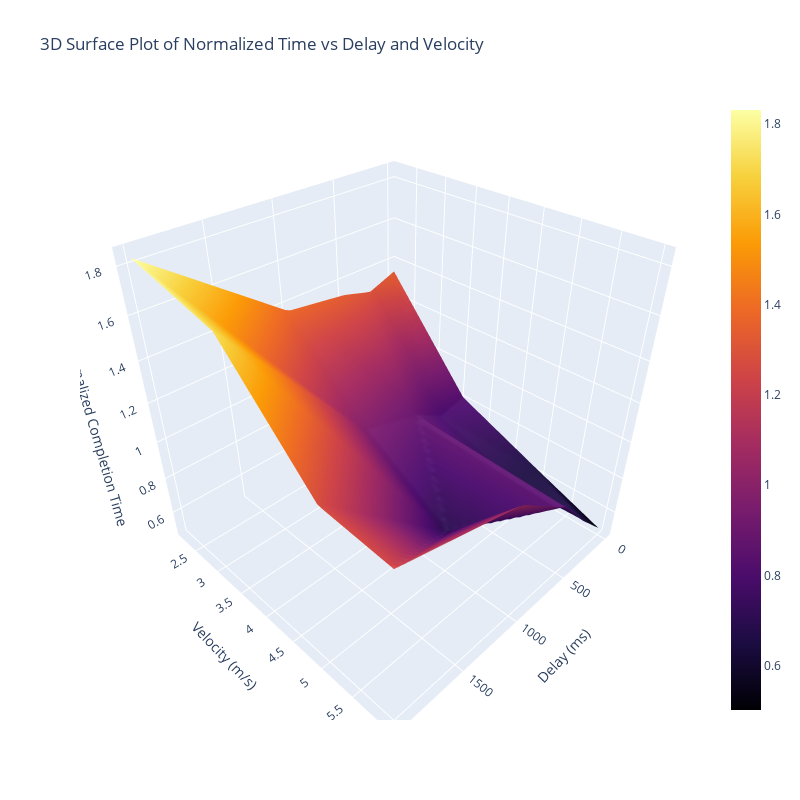

Write notebook code for a chart like this one.
### Markdown cell above
# Data Normalization

## What is Data Normalization?

Data normalization is a preprocessing step used in data analysis and machine learning. It involves adjusting the values of numeric columns in the dataset to a common scale, without distorting differences in the ranges of values. The goal is to bring all the values into a similar range, typically between 0 and 1 or -1 and 1.

## Why Normalize Data?

1. **Improves Model Performance**: Many machine learning algorithms, such as gradient descent-based methods, perform better when the input features are on a similar scale. Normalization can lead to faster convergence and better performance.

2. **Prevents Dominance**: In datasets with features of varying scales, features with larger ranges can dominate the learning process, leading to biased models. Normalization ensures that each feature contributes equally to the model.

3. **Enhances Numerical Stability**: Normalizing data can improve the numerical stability of algorithms, reducing the risk of computational errors.

4. **Facilitates Comparison**: Normalized data makes it easier to compare different datasets or features, as they are on a common scale.

## Common Normalization Techniques

1. **Min-Max Scaling**: Transforms the data to fit within a specific range, usually [0, 1].
   \[
   X' = \frac{X - X_{min}}{X_{max} - X_{min}}
   \]

2. **Z-Score Normalization (Standardization)**: Transforms the data to have a mean of 0 and a standard deviation of 1.
   \[
   X' = \frac{X - \mu}{\sigma}
   \]
   where \( \mu \) is the mean and \( \sigma \) is the standard deviation of the feature.

3. **Robust Scaling**: Uses the median and the interquartile range (IQR) to scale the data, making it robust to outliers.
   \[
   X' = \frac{X - \text{median}}{\text{IQR}}
   \]

## Example

Consider a dataset with two features: `height` (in cm) and `weight` (in kg). The ranges of these features are vastly different. By normalizing the data, we can ensure that both features contribute equally to the analysis or model training.


By normalizing the data, we have transformed the features to a common scale, making them more suitable for further analysis or machine learning tasks.

## Conclusion

Normalization is a crucial step in data preprocessing that can significantly impact the performance and reliability of machine learning models. By bringing all features to a common scale, normalization ensures that each feature contributes equally to the model, leading to more accurate and stable results.

### Code cell
# Normalize the data based on the mean value of the overall sample
data_normalized = data.copy()
data_normalized['Time(s)'] = data['Time(s)'] / data['Time(s)'].mean()
data_normalized['Maze Score'] = data['Maze Score'] / data['Maze Score'].mean()
data_normalized['Overall Score'] = data['Overall Score'] / data['Overall Score'].mean()


# Create a figure with subplots (1 row, 3 columns)
fig, axes = plt.subplots(1, 3, figsize=(18, 6))  # Adjust the number of subplots and
# List of dependent variables to plot
columns = ['Time(s)', 'Maze Score', 'Overall Score']

# Loop over each column and create a subplot but with different color maps
for i, column in enumerate(columns):
    bar_plot(axes[i], data_normalized, 'Delay(ms)', column, f'{column} vs Delay', 'Delay (ms)', column, hue="Velocity(m/s)", palette="viridis")

# Adjust the layout to prevent overlapping of plots
plt.tight_layout()

# Show the combined figure with subplots
plt.show()

# Use plotly express to create an interactive 3d surface plot of the normalized data
# Create a meshgrid for Delay and Velocity
delay = np.linspace(data['Delay(ms)'].min(), data['Delay(ms)'].max(), 50)
velocity = np.linspace(data['Velocity(m/s)'].min(), data['Velocity(m/s)'].max(), 50)
delay_grid, velocity_grid = np.meshgrid(delay, velocity)

# Interpolate Time(s) values on the meshgrid
time_grid = griddata((data['Delay(ms)'], data['Velocity(m/s)']), data_normalized['Time(s)'], (delay_grid, velocity_grid), method='linear')

# Create a 3D surface plot using Plotly
fig = go.Figure(data=[go.Surface(z=time_grid, x=delay_grid, y=velocity_grid, colorscale='inferno')])
fig.update_layout(scene=dict(xaxis_title='Delay (ms)', yaxis_title='Velocity (m/s)', zaxis_title='Normalized Completion Time'),)
fig.update_layout(title='3D Surface Plot of Normalized Time vs Delay and Velocity', autosize=False, width=800, height=800)
fig.show()

### Figure 1 — Plotly figure (JSON) as saved in the notebook; plotly's stock layout.template omitted (floating-point values rounded to 4 significant figures; data arrays with more than 128 entries replaced by an {"elided": "..."} marker saying what was removed)
{"data": [{"colorscale": [[0, "#000004"], [0.1111, "#1b0c41"], [0.2222, "#4a0c6b"], [0.3333, "#781c6d"], [0.4444, "#a52c60"], [0.5556, "#cf4446"], [0.6667, "#ed6925"], [0.7778, "#fb9b06"], [0.8889, "#f7d13d"], [1, "#fcffa4"]], "type": "surface", "x": {"elided": "50x50 float values"}, "y": {"elided": "50x50 float values"}, "z": {"elided": "50x50 float values"}}], "layout": {"autosize": false, "height": 800, "scene": {"xaxis": {"title": {"text": "Delay (ms)"}}, "yaxis": {"title": {"text": "Velocity (m/s)"}}, "zaxis": {"title": {"text": "Normalized Completion Time"}}}, "title": {"text": "3D Surface Plot of Normalized Time vs Delay and Velocity"}, "width": 800}}
